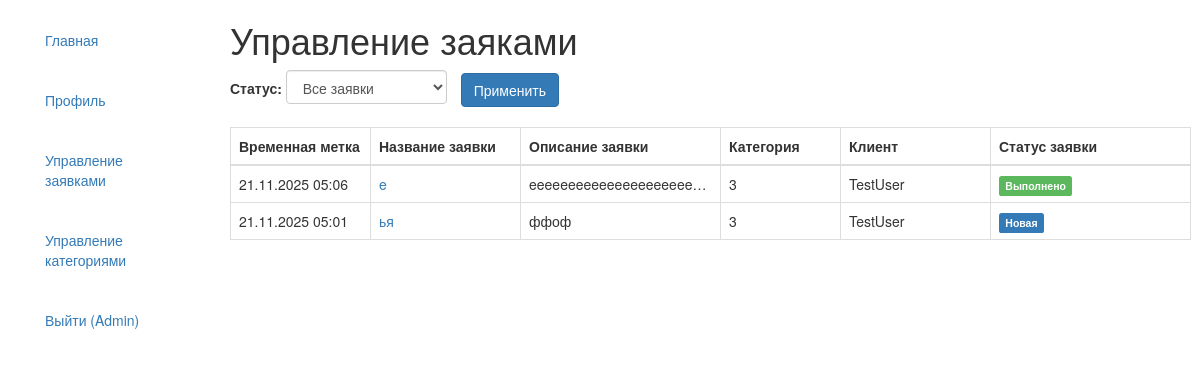
/management/applications/ (signed in), run on an earlier commit of the app's database.
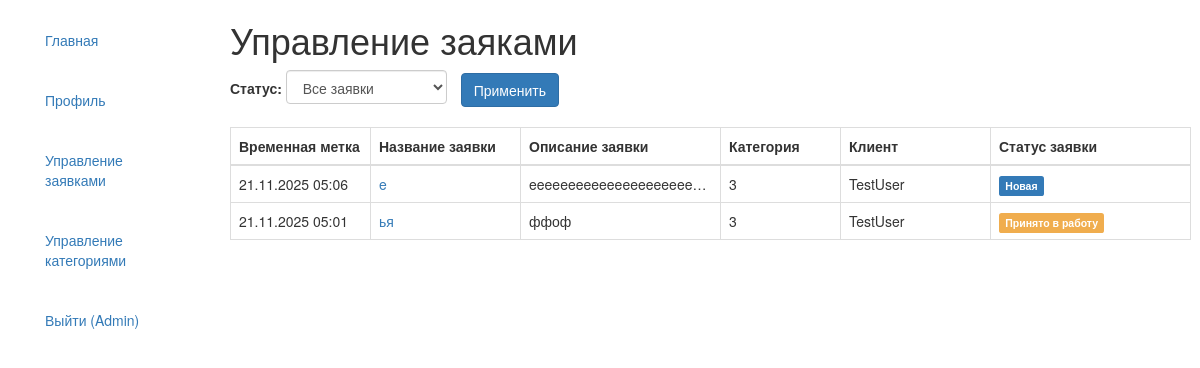
And on a later commit of the database.
### main/models.py (models this page shows, shortened)
class Application(models.Model):
    STATUS_CHOICES = [
        ('new', 'Новая'),
        ('in_progress', 'Принято в работу'),
        ('completed', 'Выполнено'),
    ]
    name = models.CharField(
        max_length=200,
        verbose_name='Название заявки'
    )
    description = models.TextField(
        verbose_name='Описание'
    )
    category = models.ForeignKey(
        Category,
        on_delete=models.PROTECT,
        verbose_name='Категория'
    )
    floor_plan = models.ImageField(
        upload_to='floor_plans/%Y/%m/%d/',
        verbose_name='План помещения',
        validators=[validate_image_file]
    )
    client = models.ForeignKey(
        User,
        on_delete=models.CASCADE,
        related_name='applications',
        verbose_name='Клиент'
    )
    status = models.CharField(
        max_length=20,
        choices=STATUS_CHOICES,
        default='new',
        verbose_name='Статус'
    )
    created_at = models.DateTimeField(
        auto_now_add=True,
        verbose_name='Дата создания'
    )
    comment = models.TextField(blank=True, null=True, verbose_name='Комментарий')
    design_image = models.ImageField(upload_to='designs/', blank=True, null=True, verbose_name='Изображение дизайна')
    class Meta:
            verbose_name = 'Заявка'
            verbose_name_plural = 'Заявки'
            ordering = ['-created_at']

class Category(models.Model):
    name = models.CharField(
        max_length=100,
        verbose_name='Название категории',
        unique=True
    )
    description = models.TextField(
        verbose_name='Описание категории',
        blank=True
    )
    class Meta:
            verbose_name = 'Категория'
            verbose_name_plural = 'Категории'
            ordering = ['name']

### main/views.py (the view)
# urls.py: path('management/applications/', views.admin_applications, name='admin_applications'),
@admin_required
def admin_applications(request):
    applications = Application.objects.all().order_by('-created_at')
    status_filter = request.GET.get('status')
    if status_filter:
        applications = applications.filter(status=status_filter)
    return render(request, 'main/admin_applications.html', {
        'applications': applications
    })

### main/views.py (called while the page is built)
def admin_required(function=None):
    actual_decorator = user_passes_test(
        lambda u: u.is_superuser,
        login_url='/'
    )
    if function:
        return actual_decorator(function)
    return actual_decorator

### main/templates/main/admin_applications.html (shortened to what this page needs)
{% extends "base_generic.html" %}
{% block content %}
<div class="container-fluid">
    <h1>Управление заяками</h1>
    <div style="margin-bottom: 20px;">
        <form method="get">
            <label>Статус: </label>
            <select name="status" class="form-control" style="display: inline-block; width: auto;">
                <option value="">Все заявки</option>
            </select>
            <button type="submit" class="btn btn-primary" style="margin-left: 10px;">Применить</button>
        </form>
    </div>
    {% if applications %}
    <table class="table table-bordered" style="width: 100%; table-layout: fixed;">
        <thead>
            <tr>
                <th style="width: 140px;">Временная метка</th>
                <th style="width: 150px;">Название заявки</th>
                <th style="width: 200px;">Описание заявки</th>
                <th style="width: 120px;">Категория</th>
                <th style="width: 150px;">Клиент</th>
                <th style="width: 200px;">Статус заявки</th>
            </tr>
        </thead>
        <tbody>
            {% for application in applications %}
            <tr>
                <td>{{ application.created_at|date:"d.m.Y H:i" }}</td>
                <td>
                    <a href="{% url 'main:application_detail' application.id %}" class="text-decoration-none">
                        {{ application.name }}
                    </a>
                </td>
                <td class="description-cell">
                    <div class="description-content">
                        {{ application.description|truncatewords:15 }}
                    </div>
                </td>
                <td>{{ application.category.name }}</td>
                <td>{{ application.client.username }}</td>
                <td>
                    {% if application.status == 'new' %}
                        <span class="label label-primary">Новая</span>
                    {% elif application.status == 'in_progress' %}
                        <span class="label label-warning">Принято в работу</span>
                    {% elif application.status == 'completed' %}
                        <span class="label label-success">Выполнено</span>
                    {% endif %}
                </td>
            </tr>
            {% endfor %}
        </tbody>
    </table>
    {% endif %}
</div>
{% endblock %}

What changed in the data, as far as the page shows it:
changed Application "eeeeeeeeeeeeeeeeeeeee…": status "Выполнено" → "Новая"
changed Application "ья": status "Новая" → "Принято в работу"
